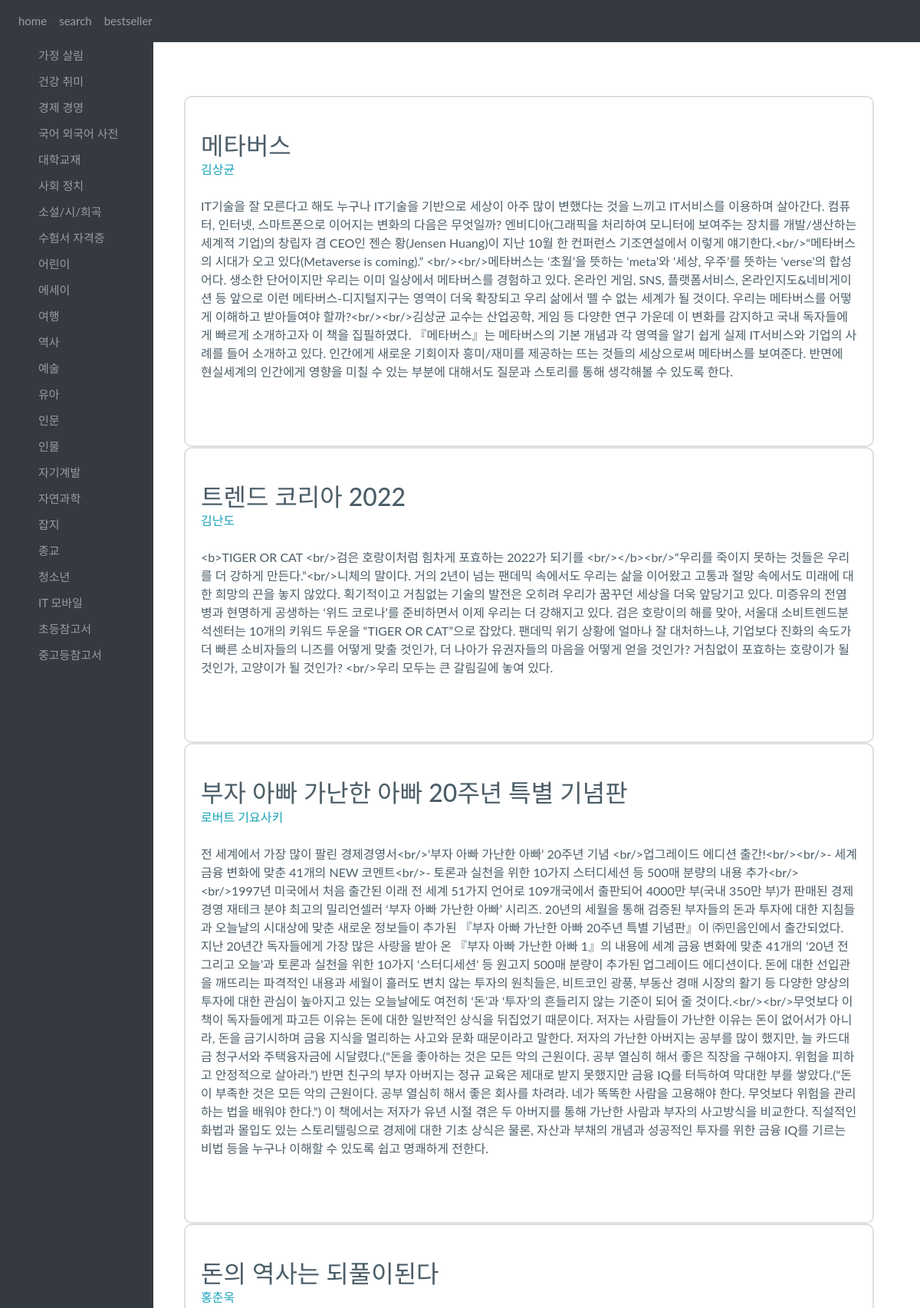
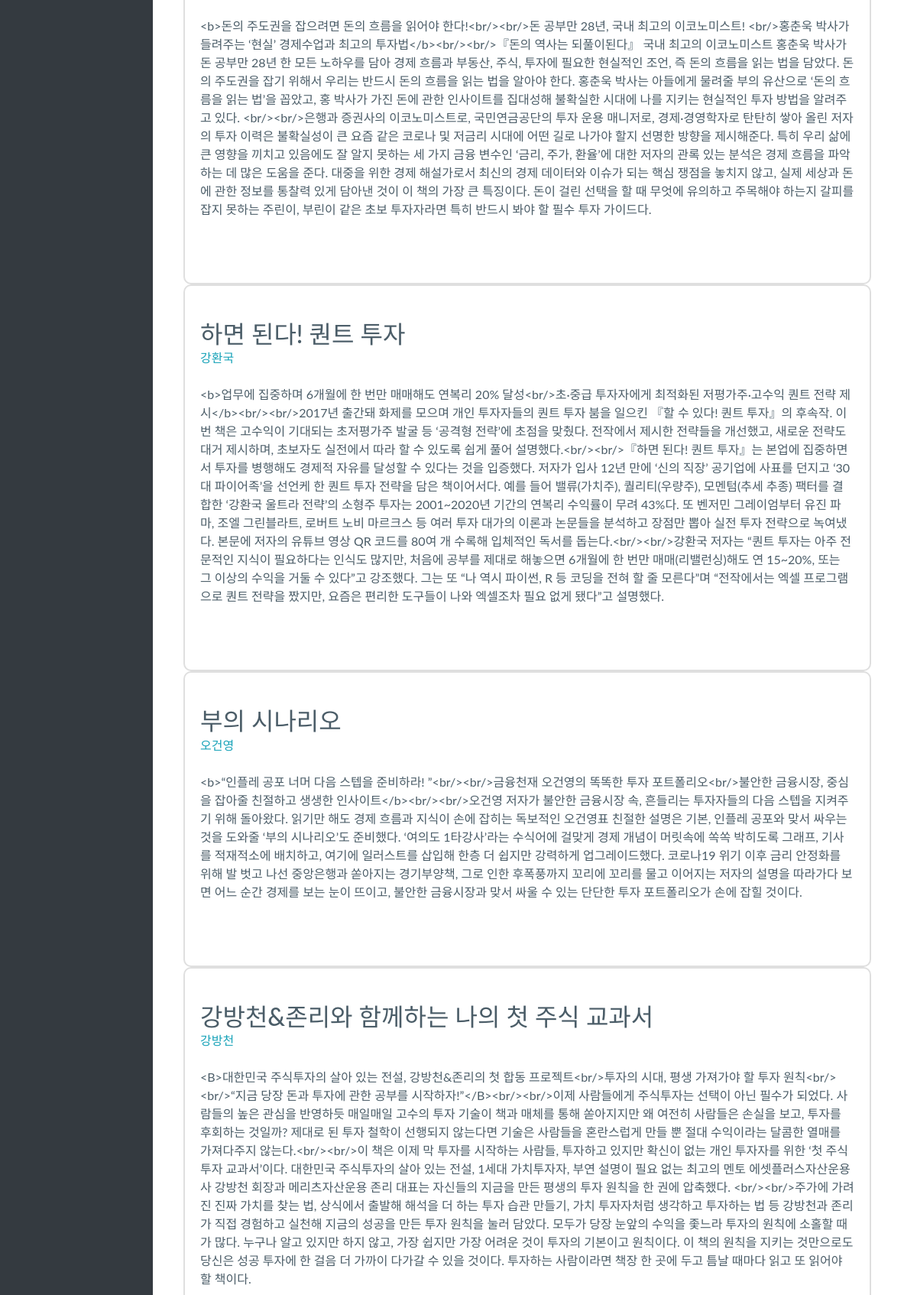
Page /category/001001025 (upper part) on the committed database (2 pictures, top to bottom).
### category/models.py (models this page shows)
class CategoryThree(models.Model):
    name = models.CharField(max_length=100)
    author = models.CharField(max_length=100)
    description = models.TextField()

### category/views.py (the view)
# urls.py: path('category/001001025', category.views.three, name='three'),
def three(request):
    economys = CategoryThree.objects
    return render(request, 'category/category3.html', {'economy': economys})

### category/templates/category/category3.html (shortened to what this page needs)
{% extends 'category/base.html' %}
{% block content %}
<body>
 {% for economy in economy.all%}
    <div class="col-md-4 mb-3 mb-md-0">
        <div class="card h-100 py-3">
          <div class="card-body my-2">
            <div class="d-flex align-items-center">
              <div class="flex-1 align-items-center">
                <h2 class="mb-0 fs--1 text-1000 fw-medium">{{economy.name}}</h2>
                <p class="fs--2 fw-normal text-info mb-0">{{economy.author}}</p><br/>
              </div>
            </div>
            <p class="card-text ps-7 ps-md-0 ps-xl-7 pt-md-4 pt-lg-3 pt-xl-0">{{economy.description}}</p><br/>
          </div>
        </div>
    </div>
{%endfor%}
</body>
{% endblock  %}

### category/templates/category/base.html (style rules this page uses)
body { margin: 0px; background-color: #F0EDCC; }

### category/templates/category/category3.html (style rules this page uses)
.card { border: 0; }
.py-3 { padding-top: 1rem !important; padding-bottom: 1rem !important; }
.h-100 { height: 100% !important; width: 75vw !important; }
.card { position: relative; display: -webkit-box; display: -ms-flexbox; display: flex; -webkit-box-orient: vertical; -webkit-box-direction: normal; -ms-flex-direction: column; flex-direction: column; min-width: 0; word-wrap: break-word; background-color: #fff; background-clip: border-box; border: 2px solid rgba(0,0,0,0.125); border-radius: .625rem; }
body { -webkit-font-smoothing: antialiased; -moz-osx-font-smoothing: grayscale; position: relative; }
body { margin: 0; font-family: "Lato",-apple-system,BlinkMacSystemFont,"Segoe UI","Helvetica Neue",Arial,sans-serif,"Apple Color Emoji","Segoe UI Emoji","Segoe UI Symbol"; font-size: 1rem; font-weight: 400; line-height: 1.5; color: #4B5D68; background-color: #fff; -webkit-text-size-adjust: 100%; -webkit-tap-highlight-color: rgba(0,0,0,0); }
:root { --bs-blue: #5F37EF; --bs-indigo: #727cf5; --bs-purple: #9C69E2; --bs-pink: #F063B8; --bs-red: #EF4358; --bs-orange: #F56538; --bs-yellow: #FFBA49; --bs-green: #68C9BA; --bs-teal: #299EF3; --bs-cyan: #38B0F5; --bs-white: #fff; --bs-gray: #94A2B3; --bs-gray-dark: #4B5D68; --bs-primary: #5F37EF; --bs-secondary: #299EF3; --bs-success: #68C9BA; --bs-info: #9C69E2; --bs-warning: #FFBA49; --bs-danger: #F063B8; --bs-light: #f9fafd; --bs-dark: #0b1727; --bs-font-sans-serif: "Lato", "Poppins", -apple-system, BlinkMacSystemFont, "Segoe UI", "Helvetica Neue", Arial, sans-serif, "Apple Color Emoji", "Segoe UI Emoji", "Segoe UI Symbol"; --bs-font-monospace: "SFMono-Regular", Menlo, Monaco, Consolas, "Liberation Mono", "Courier New", monospace; --bs-gradient: linear-gradient(180deg, rgba(255,255,255,0.15), rgba(255,255,255,0)); }

### rows in the picture
CategoryThree: name "메타버스", author "김상균", description "IT기술을 잘 모른다고 해도 누구나 IT기술을 기반으로 세상이 아주 많이 변했다는 것을 느끼고 IT서비스를 이용하며 살아간다. 컴퓨터, 인터넷, 스마트폰으로 이어지는 변화의 다음은 무엇일까? 엔비디아(그래픽을 처리하여 모니터에 보여주는 장치를 개발/생산하는 세계적 기업)의 창립자 겸 CEO인 젠슨 황(Jensen Huang)이 지난 10월 한 컨퍼런스 기조연설에서 이렇게 얘기한다.<br/>“메타버스의 시대가 오고 있다(Metaverse is coming).” <br/><br/>메타버스는 ‘초월’을 뜻하는 ‘meta’와 ‘세상, 우주’를 뜻하는 ‘verse’의 합성어다. 생소한 단어이지만 우리는 이미 일상에서 메타버스를 경험하고 있다. 온라인 게임, SNS, 플랫폼서비스, 온라인지도&네비게이션 등 앞으로 이런 메타버스-디지털지구는 영역이 더욱 확장되고 우리 삶에서 뗄 수 없는 세계가 될 것이다. 우리는 메타버스를 어떻게 이해하고 받아들여야 할까?<br/><br/>김상균 교수는 산업공학, 게임 등 다양한 연구 가운데 이 변화를 감지하고 국내 독자들에게 빠르게 소개하고자 이 책을 집필하였다. 『메타버스』는 메타버스의 기본 개념과 각 영역을 알기 쉽게 실제 IT서비스와 기업의 사례를 들어 소개하고 있다. 인간에게 새로운 기회이자 흥미/재미를 제공하는 뜨는 것들의 세상으로써 메타버스를 보여준다. 반면에 현실세계의 인간에게 영향을 미칠 수…"
CategoryThree: name "트렌드 코리아 2022", author "김난도", description "<b>TIGER OR CAT <br/>검은 호랑이처럼 힘차게 포효하는 2022가 되기를 <br/></b><br/>“우리를 죽이지 못하는 것들은 우리를 더 강하게 만든다.”<br/>니체의 말이다. 거의 2년이 넘는 팬데믹 속에서도 우리는 삶을 이어왔고 고통과 절망 속에서도 미래에 대한 희망의 끈을 놓지 않았다. 획기적이고 거침없는 기술의 발전은 오히려 우리가 꿈꾸던 세상을 더욱 앞당기고 있다. 미증유의 전염병과 현명하게 공생하는 ‘위드 코로나’를 준비하면서 이제 우리는 더 강해지고 있다. 검은 호랑이의 해를 맞아, 서울대 소비트렌드분석센터는 10개의 키워드 두운을 “TIGER OR CAT”으로 잡았다. 팬데믹 위기 상황에 얼마나 잘 대처하느냐, 기업보다 진화의 속도가 더 빠른 소비자들의 니즈를 어떻게 맞출 것인가, 더 나아가 유권자들의 마음을 어떻게 얻을 것인가? 거침없이 포효하는 호랑이가 될 것인가, 고양이가 될 것인가? <br/>우리 모두는 큰 갈림길에 놓여 있다."
CategoryThree: name "부자 아빠 가난한 아빠 20주년 특별 기념판", author "로버트 기요사키", description "전 세계에서 가장 많이 팔린 경제경영서<br/>‘부자 아빠 가난한 아빠’ 20주년 기념 <br/>업그레이드 에디션 출간!<br/><br/>- 세계 금융 변화에 맞춘 41개의 NEW 코멘트<br/>- 토론과 실천을 위한 10가지 스터디세션 등 500매 분량의 내용 추가<br/><br/>1997년 미국에서 처음 출간된 이래 전 세계 51가지 언어로 109개국에서 출판되어 4000만 부(국내 350만 부)가 판매된 경제경영 재테크 분야 최고의 밀리언셀러 ‘부자 아빠 가난한 아빠’ 시리즈. 20년의 세월을 통해 검증된 부자들의 돈과 투자에 대한 지침들과 오늘날의 시대상에 맞춘 새로운 정보들이 추가된 『부자 아빠 가난한 아빠 20주년 특별 기념판』이 ㈜민음인에서 출간되었다. 지난 20년간 독자들에게 가장 많은 사랑을 받아 온 『부자 아빠 가난한 아빠 1』의 내용에 세계 금융 변화에 맞춘 41개의 ‘20년 전 그리고 오늘’과 토론과 실천을 위한 10가지 ‘스터디세션’ 등 원고지 500매 분량이 추가된 업그레이드 에디션이다. 돈에 대한 선입관을 깨뜨리는 파격적인 내용과 세월이 흘러도 변치 않는 투자의 원칙들은, 비트코인 광풍, 부동산 경매 시장의 활기 등 다양한 양상의 투자에 대한 관심이 높아지고 있는 오늘날에도 여전히 ‘돈’과 ‘투자’의 흔들리지 않는 기준이 되어 줄 것이다.<br/><br/>무엇보다 이 책이 독자들에게 파고든 이유는 돈에…"
CategoryThree: name "돈의 역사는 되풀이된다", author "홍춘욱", description "<b>돈의 주도권을 잡으려면 돈의 흐름을 읽어야 한다!<br/><br/>돈 공부만 28년, 국내 최고의 이코노미스트! <br/>홍춘욱 박사가 들려주는 ‘현실’ 경제수업과 최고의 투자법</b><br/><br/>『돈의 역사는 되풀이된다』 국내 최고의 이코노미스트 홍춘욱 박사가 돈 공부만 28년 한 모든 노하우를 담아 경제 흐름과 부동산, 주식, 투자에 필요한 현실적인 조언, 즉 돈의 흐름을 읽는 법을 담았다. 돈의 주도권을 잡기 위해서 우리는 반드시 돈의 흐름을 읽는 법을 알아야 한다. 홍춘욱 박사는 아들에게 물려줄 부의 유산으로 ‘돈의 흐름을 읽는 법’을 꼽았고, 홍 박사가 가진 돈에 관한 인사이트를 집대성해 불확실한 시대에 나를 지키는 현실적인 투자 방법을 알려주고 있다. <br/><br/>은행과 증권사의 이코노미스트로, 국민연금공단의 투자 운용 매니저로, 경제·경영학자로 탄탄히 쌓아 올린 저자의 투자 이력은 불확실성이 큰 요즘 같은 코로나 및 저금리 시대에 어떤 길로 나가야 할지 선명한 방향을 제시해준다. 특히 우리 삶에 큰 영향을 끼치고 있음에도 잘 알지 못하는 세 가지 금융 변수인 ‘금리, 주가, 환율’에 대한 저자의 관록 있는 분석은 경제 흐름을 파악하는 데 많은 도움을 준다. 대중을 위한 경제 해설가로서 최신의 경제 데이터와 이슈가 되는 핵심 쟁점을 놓치지 않고, 실제 세상과 돈에 관한 정보를 통찰력 있게 담아낸 것이 이…"
CategoryThree: name "하면 된다! 퀀트 투자", author "강환국", description "<b>업무에 집중하며 6개월에 한 번만 매매해도 연복리 20% 달성<br/>초·중급 투자자에게 최적화된 저평가주·고수익 퀀트 전략 제시</b><br/><br/>2017년 출간돼 화제를 모으며 개인 투자자들의 퀀트 투자 붐을 일으킨 『할 수 있다! 퀀트 투자』의 후속작. 이번 책은 고수익이 기대되는 초저평가주 발굴 등 ‘공격형 전략’에 초점을 맞췄다. 전작에서 제시한 전략들을 개선했고, 새로운 전략도 대거 제시하며, 초보자도 실전에서 따라 할 수 있도록 쉽게 풀어 설명했다.<br/><br/>『하면 된다! 퀀트 투자』는 본업에 집중하면서 투자를 병행해도 경제적 자유를 달성할 수 있다는 것을 입증했다. 저자가 입사 12년 만에 ‘신의 직장’ 공기업에 사표를 던지고 ‘30대 파이어족’을 선언케 한 퀀트 투자 전략을 담은 책이어서다. 예를 들어 밸류(가치주), 퀄리티(우량주), 모멘텀(추세 추종) 팩터를 결합한 ‘강환국 울트라 전략’의 소형주 투자는 2001~2020년 기간의 연복리 수익률이 무려 43%다. 또 벤저민 그레이엄부터 유진 파마, 조엘 그린블라트, 로버트 노비 마르크스 등 여러 투자 대가의 이론과 논문들을 분석하고 장점만 뽑아 실전 투자 전략으로 녹여냈다. 본문에 저자의 유튜브 영상 QR 코드를 80여 개 수록해 입체적인 독서를 돕는다.<br/><br/>강환국 저자는 “퀀트 투자는 아주 전문적인 지식이 필요하다는 인식도 많지만,…"
CategoryThree: name "부의 시나리오", author "오건영", description "<b>“인플레 공포 너머 다음 스텝을 준비하라! ”<br/><br/>금융천재 오건영의 똑똑한 투자 포트폴리오<br/>불안한 금융시장, 중심을 잡아줄 친절하고 생생한 인사이트</b><br/><br/>오건영 저자가 불안한 금융시장 속, 흔들리는 투자자들의 다음 스텝을 지켜주기 위해 돌아왔다. 읽기만 해도 경제 흐름과 지식이 손에 잡히는 독보적인 오건영표 친절한 설명은 기본, 인플레 공포와 맞서 싸우는 것을 도와줄 ‘부의 시나리오’도 준비했다. ‘여의도 1타강사’라는 수식어에 걸맞게 경제 개념이 머릿속에 쏙쏙 박히도록 그래프, 기사를 적재적소에 배치하고, 여기에 일러스트를 삽입해 한층 더 쉽지만 강력하게 업그레이드했다. 코로나19 위기 이후 금리 안정화를 위해 발 벗고 나선 중앙은행과 쏟아지는 경기부양책, 그로 인한 후폭풍까지 꼬리에 꼬리를 물고 이어지는 저자의 설명을 따라가다 보면 어느 순간 경제를 보는 눈이 뜨이고, 불안한 금융시장과 맞서 싸울 수 있는 단단한 투자 포트폴리오가 손에 잡힐 것이다."
CategoryThree: name "강방천&존리와 함께하는 나의 첫 주식 교과서", author "강방천", description "<B>대한민국 주식투자의 살아 있는 전설, 강방천&존리의 첫 합동 프로젝트<br/>투자의 시대, 평생 가져가야 할 투자 원칙<br/><br/>“지금 당장 돈과 투자에 관한 공부를 시작하자!”</B><br/><br/>이제 사람들에게 주식투자는 선택이 아닌 필수가 되었다. 사람들의 높은 관심을 반영하듯 매일매일 고수의 투자 기술이 책과 매체를 통해 쏟아지지만 왜 여전히 사람들은 손실을 보고, 투자를 후회하는 것일까? 제대로 된 투자 철학이 선행되지 않는다면 기술은 사람들을 혼란스럽게 만들 뿐 절대 수익이라는 달콤한 열매를 가져다주지 않는다.<br/><br/>이 책은 이제 막 투자를 시작하는 사람들, 투자하고 있지만 확신이 없는 개인 투자자를 위한 ‘첫 주식투자 교과서’이다. 대한민국 주식투자의 살아 있는 전설, 1세대 가치투자자, 부연 설명이 필요 없는 최고의 멘토 에셋플러스자산운용사 강방천 회장과 메리츠자산운용 존리 대표는 자신들의 지금을 만든 평생의 투자 원칙을 한 권에 압축했다. <br/><br/>주가에 가려진 진짜 가치를 찾는 법, 상식에서 출발해 해석을 더 하는 투자 습관 만들기, 가치 투자자처럼 생각하고 투자하는 법 등 강방천과 존리가 직접 경험하고 실천해 지금의 성공을 만든 투자 원칙을 눌러 담았다. 모두가 당장 눈앞의 수익을 좇느라 투자의 원칙에 소홀할 때가 많다. 누구나 알고 있지만 하지 않고, 가장 쉽지만 가장 어려운…"
